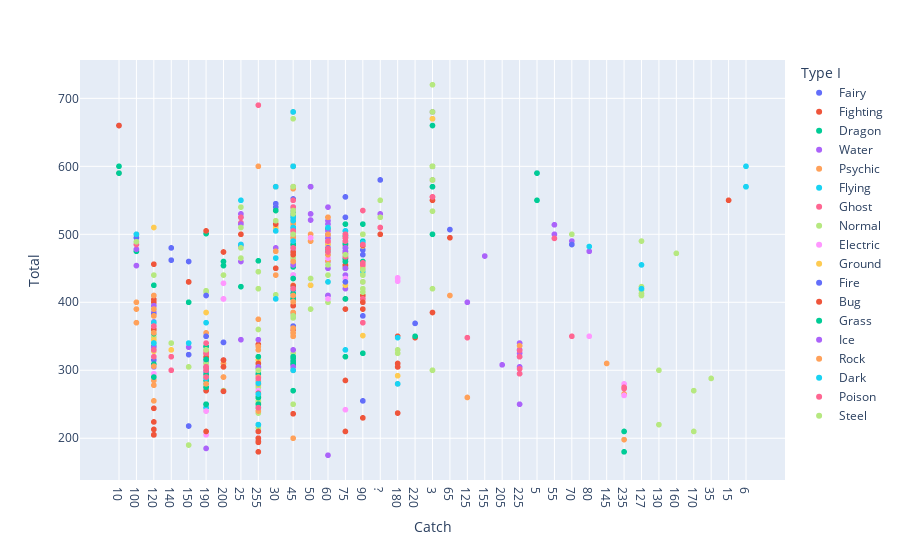

Notebook cell for this chart:
### Code cell
fig = px.scatter(pokemon_sorted, x = 'Catch', y = 'Total',
                 color = 'Type I')
fig.show()

### Figure 1 — Plotly figure (JSON) as saved in the notebook; plotly's stock layout.template omitted (floating-point values rounded to 4 significant figures; data arrays with more than 128 entries replaced by an {"elided": "..."} marker saying what was removed)
{"data": [{"hovertemplate": "Type I=Fairy<br>Catch=%{x}<br>Total=%{y}<extra></extra>", "legendgroup": "Fairy", "marker": {"color": "#636efa", "symbol": "circle"}, "mode": "markers", "name": "Fairy", "showlegend": true, "type": "scattergl", "x": ["10", "100", "120", "140", "140", "150", "150", "190", "190", "190", "190", "200", "200", "200", "25", "255", "30", "45", "45", "45", "45", "50", "60", "75", "75", "90", "90", "?"], "xaxis": "x", "y": [660, 495, 371, 480, 462, 218, 323, 300, 297, 245, 312, 341, 341, 270, 483, 303, 545, 552, 506, 525, 680, 570, 485, 405, 450, 477, 380, 580], "yaxis": "y"}, {"hovertemplate": "Type I=Fighting<br>Catch=%{x}<br>Total=%{y}<extra></extra>", "legendgroup": "Fighting", "marker": {"color": "#EF553B", "symbol": "circle"}, "mode": "markers", "name": "Fighting", "showlegend": true, "type": "scattergl", "x": ["10", "10", "100", "180", "180", "180", "180", "180", "180", "190", "200", "220", "255", "3", "3", "3", "3", "45", "45", "45", "45", "45", "45", "45", "45", "45", "45", "45", "45", "45", "45", "50", "60", "65", "75", "75", "75", "90", "90", "90"], "xaxis": "x", "y": [660, 590, 500, 305, 280, 310, 305, 350, 237, 305, 474, 348, 338, 600, 550, 385, 670, 510, 470, 507, 480, 535, 490, 455, 455, 455, 465, 465, 505, 525, 505, 570, 478, 495, 455, 210, 285, 410, 405, 405], "yaxis": "y"}, {"hovertemplate": "Type I=Dragon<br>Catch=%{x}<br>Total=%{y}<extra></extra>", "legendgroup": "Dragon", "marker": {"color": "#00cc96", "symbol": "circle"}, "mode": "markers", "name": "Dragon", "showlegend": true, "type": "scattergl", "x": ["10", "10", "100", "190", "25", "3", "3", "3", "3", "3", "3", "3", "45", "45", "45", "45", "45", "45", "45", "45", "45", "45", "45", "45", "45", "45", "45", "45", "45", "45", "45", "45", "45", "45", "45", "45", "60", "75"], "xaxis": "x", "y": [600, 590, 475, 501, 423, 580, 600, 600, 600, 680, 660, 680, 485, 270, 410, 320, 600, 600, 452, 300, 570, 600, 420, 300, 540, 600, 410, 300, 680, 600, 420, 490, 300, 300, 420, 600, 410, 320], "yaxis": "y"}, {"hovertemplate": "Type I=Water<br>Catch=%{x}<br>Total=%{y}<extra></extra>", "legendgroup": "Water", "marker": {"color": "#ab63fa", "symbol": "circle"}, "mode": "markers", "name": "Water", "showlegend": true, "type": "scattergl", "x": {"elided": "134 str values"}, "xaxis": "x", "y": {"elided": "134 int values"}, "yaxis": "y"}, {"hovertemplate": "Type I=Psychic<br>Catch=%{x}<br>Total=%{y}<extra></extra>", "legendgroup": "Psychic", "marker": {"color": "#FFA15A", "symbol": "circle"}, "mode": "markers", "name": "Psychic", "showlegend": true, "type": "scattergl", "x": ["100", "100", "100", "120", "120", "120", "120", "125", "145", "190", "190", "190", "190", "190", "200", "200", "200", "225", "235", "235", "255", "255", "255", "3", "3", "3", "3", "3", "3", "3", "3", "3", "3", "30", "45", "45", "45", "45", "45", "45", "45", "45", "45", "45", "45", "45", "45", "45", "45", "50", "50", "50", "60", "60", "75", "75", "75", "75", "90"], "xaxis": "x", "y": [370, 400, 390, 285, 255, 278, 370, 260, 310, 355, 320, 292, 328, 323, 290, 290, 310, 336, 198, 265, 330, 335, 600, 680, 680, 580, 580, 580, 570, 600, 600, 600, 580, 475, 510, 680, 680, 400, 200, 405, 525, 518, 455, 600, 490, 460, 518, 600, 425, 490, 490, 500, 461, 470, 487, 483, 470, 466, 485], "yaxis": "y"}, {"hovertemplate": "Type I=Flying<br>Catch=%{x}<br>Total=%{y}<extra></extra>", "legendgroup": "Flying", "marker": {"color": "#19d3f3", "symbol": "circle"}, "mode": "markers", "name": "Flying", "showlegend": true, "type": "scattergl", "x": ["100", "120", "180", "190", "25", "255", "3", "45", "45", "45", "90"], "xaxis": "x", "y": [500, 365, 280, 245, 485, 245, 580, 475, 495, 535, 490], "yaxis": "y"}, {"hovertemplate": "Type I=Ghost<br>Catch=%{x}<br>Total=%{y}<extra></extra>", "legendgroup": "Ghost", "marker": {"color": "#FF6692", "symbol": "circle"}, "mode": "markers", "name": "Ghost", "showlegend": true, "type": "scattergl", "x": ["100", "120", "120", "125", "140", "190", "190", "190", "190", "225", "25", "3", "3", "30", "30", "45", "45", "45", "45", "45", "45", "45", "45", "45", "60", "60", "60", "60", "90", "90", "90", "90"], "xaxis": "x", "y": [485, 290, 308, 348, 320, 275, 295, 303, 310, 295, 517, 680, 580, 570, 510, 550, 300, 476, 435, 495, 455, 500, 520, 525, 498, 488, 508, 480, 370, 455, 483, 405], "yaxis": "y"}, {"hovertemplate": "Type I=Normal<br>Catch=%{x}<br>Total=%{y}<extra></extra>", "legendgroup": "Normal", "marker": {"color": "#B6E880", "symbol": "circle"}, "mode": "markers", "name": "Normal", "showlegend": true, "type": "scattergl", "x": ["100", "120", "120", "120", "120", "120", "120", "120", "120", "127", "127", "127", "127", "127", "130", "140", "150", "150", "160", "170", "170", "190", "190", "190", "190", "190", "190", "190", "190", "200", "200", "25", "255", "255", "255", "255", "255", "255", "255", "255", "255", "255", "255", "255", "255", "255", "255", "255", "255", "255", "255", "255", "255", "255", "255", "255", "255", "255", "3", "3", "3", "3", "3", "30", "30", "30", "30", "30", "35", "45", "45", "45", "45", "45", "45", "45", "45", "45", "45", "45", "45", "45", "45", "45", "45", "45", "45", "45", "45", "45", "45", "45", "45", "45", "45", "45", "50", "50", "60", "60", "60", "60", "60", "60", "70", "70", "75", "75", "75", "90", "90", "90", "90", "90", "90", "90", "?", "?"], "xaxis": "x", "y": [489, 355, 358, 349, 440, 360, 370, 340, 330, 490, 423, 418, 413, 410, 220, 340, 305, 190, 472, 210, 270, 415, 240, 310, 350, 310, 417, 350, 335, 270, 440, 540, 360, 275, 264, 265, 253, 310, 250, 278, 445, 237, 245, 275, 215, 262, 300, 270, 254, 251, 253, 262, 290, 420, 240, 260, 280, 255, 670, 720, 600, 534, 570, 535, 540, 515, 411, 450, 288, 490, 520, 520, 485, 480, 490, 485, 482, 360, 515, 455, 670, 465, 250, 490, 420, 490, 385, 490, 470, 377, 479, 395, 488, 490, 500, 325, 390, 435, 480, 470, 400, 455, 510, 500, 500, 485, 470, 475, 452, 442, 460, 420, 458, 440, 452, 415, 550, 525], "yaxis": "y"}, {"hovertemplate": "Type I=Electric<br>Catch=%{x}<br>Total=%{y}<extra></extra>", "legendgroup": "Electric", "marker": {"color": "#FF97FF", "symbol": "circle"}, "mode": "markers", "name": "Electric", "showlegend": true, "type": "scattergl", "x": ["120", "120", "120", "180", "180", "180", "190", "190", "190", "190", "190", "190", "190", "190", "190", "200", "200", "200", "200", "235", "235", "255", "3", "3", "3", "3", "3", "3", "3", "30", "30", "30", "30", "45", "45", "45", "45", "45", "45", "45", "45", "45", "45", "45", "45", "45", "45", "50", "60", "60", "60", "75", "75", "75", "75", "75", "80"], "xaxis": "x", "y": [365, 363, 295, 436, 431, 435, 275, 320, 289, 325, 240, 295, 330, 205, 272, 405, 405, 428, 405, 280, 263, 270, 580, 580, 600, 570, 580, 670, 580, 540, 570, 535, 515, 505, 505, 502, 490, 490, 476, 570, 523, 510, 475, 360, 440, 490, 525, 495, 465, 490, 405, 485, 497, 435, 242, 481, 350], "yaxis": "y"}, {"hovertemplate": "Type I=Ground<br>Catch=%{x}<br>Total=%{y}<extra></extra>", "legendgroup": "Ground", "marker": {"color": "#FECB52", "symbol": "circle"}, "mode": "markers", "name": "Ground", "showlegend": true, "type": "scattergl", "x": ["120", "120", "120", "120", "120", "140", "180", "190", "190", "190", "255", "255", "255", "255", "255", "3", "3", "30", "30", "30", "30", "45", "45", "50", "60", "60", "60", "60", "60", "60", "75", "75", "90", "90", "90", "90", "90"], "xaxis": "x", "y": [328, 345, 340, 330, 510, 330, 292, 385, 303, 320, 290, 300, 315, 300, 265, 670, 600, 510, 570, 570, 535, 520, 519, 425, 508, 485, 525, 430, 500, 500, 471, 425, 483, 500, 450, 351, 483], "yaxis": "y"}, {"hovertemplate": "Type I=Fire<br>Catch=%{x}<br>Total=%{y}<extra></extra>", "legendgroup": "Fire", "marker": {"color": "#636efa", "symbol": "circle"}, "mode": "markers", "name": "Fire", "showlegend": true, "type": "scattergl", "x": ["120", "120", "150", "190", "190", "190", "190", "190", "190", "220", "25", "25", "255", "3", "3", "3", "3", "3", "30", "30", "30", "45", "45", "45", "45", "45", "45", "45", "45", "45", "45", "45", "45", "45", "45", "45", "45", "45", "45", "45", "45", "45", "45", "45", "45", "45", "45", "45", "45", "45", "45", "45", "60", "60", "65", "70", "75", "75", "75", "75", "75", "90", "90", "90"], "xaxis": "x", "y": [382, 315, 460, 316, 305, 250, 299, 410, 350, 369, 525, 525, 305, 580, 600, 600, 680, 580, 570, 570, 540, 307, 409, 499, 534, 521, 411, 313, 530, 420, 310, 530, 420, 320, 534, 405, 309, 405, 534, 310, 405, 530, 309, 365, 309, 405, 534, 308, 495, 528, 418, 525, 500, 480, 507, 485, 505, 555, 498, 430, 525, 470, 255, 484], "yaxis": "y"}, {"hovertemplate": "Type I=Bug<br>Catch=%{x}<br>Total=%{y}<extra></extra>", "legendgroup": "Bug", "marker": {"color": "#EF553B", "symbol": "circle"}, "mode": "markers", "name": "Bug", "showlegend": true, "type": "scattergl", "x": ["120", "120", "120", "120", "120", "120", "120", "120", "120", "120", "120", "120", "120", "15", "150", "150", "190", "190", "190", "190", "190", "190", "190", "190", "190", "200", "200", "200", "25", "255", "255", "255", "255", "255", "255", "255", "255", "255", "255", "255", "255", "255", "3", "30", "30", "30", "45", "45", "45", "45", "45", "45", "45", "45", "45", "45", "45", "45", "45", "45", "45", "45", "45", "45", "45", "45", "45", "45", "75", "75", "75", "75", "75", "75", "75", "75", "75", "75", "90", "90", "90", "90", "?"], "xaxis": "x", "y": [224, 404, 213, 244, 205, 205, 205, 205, 380, 456, 400, 335, 360, 550, 430, 430, 290, 285, 305, 505, 325, 304, 319, 210, 270, 269, 305, 315, 500, 310, 200, 194, 300, 260, 265, 250, 210, 195, 195, 180, 266, 195, 600, 515, 450, 570, 411, 360, 570, 505, 470, 500, 570, 530, 384, 500, 474, 424, 424, 395, 385, 485, 500, 395, 395, 500, 500, 236, 405, 450, 495, 485, 472, 495, 465, 390, 464, 454, 230, 484, 400, 390, 500], "yaxis": "y"}, {"hovertemplate": "Type I=Grass<br>Catch=%{x}<br>Total=%{y}<extra></extra>", "legendgroup": "Grass", "marker": {"color": "#00cc96", "symbol": "circle"}, "mode": "markers", "name": "Grass", "showlegend": true, "type": "scattergl", "x": ["120", "120", "120", "120", "120", "120", "120", "120", "120", "120", "150", "190", "190", "190", "190", "190", "190", "190", "190", "190", "190", "190", "190", "200", "200", "220", "235", "235", "255", "255", "255", "255", "255", "255", "255", "255", "255", "255", "3", "3", "3", "3", "30", "45", "45", "45", "45", "45", "45", "45", "45", "45", "45", "45", "45", "45", "45", "45", "45", "45", "45", "45", "45", "45", "45", "45", "45", "45", "45", "45", "45", "45", "45", "45", "45", "45", "45", "45", "45", "45", "45", "45", "45", "45", "45", "45", "45", "5", "5", "50", "60", "60", "60", "60", "75", "75", "75", "75", "75", "75", "75", "75", "75", "75", "90", "90", "90", "90"], "xaxis": "x", "y": [340, 395, 425, 309, 335, 354, 390, 290, 340, 308, 400, 280, 335, 285, 250, 280, 316, 250, 275, 294, 335, 304, 275, 460, 454, 350, 210, 180, 280, 250, 260, 260, 300, 305, 320, 461, 295, 220, 500, 600, 570, 580, 535, 530, 405, 313, 485, 485, 310, 485, 480, 510, 530, 410, 530, 420, 320, 510, 530, 420, 310, 570, 531, 318, 525, 405, 318, 490, 460, 480, 530, 310, 405, 525, 405, 530, 435, 405, 525, 490, 490, 600, 525, 318, 308, 413, 528, 590, 550, 570, 474, 494, 475, 508, 480, 480, 464, 486, 498, 405, 480, 450, 515, 460, 489, 515, 325, 460], "yaxis": "y"}, {"hovertemplate": "Type I=Ice<br>Catch=%{x}<br>Total=%{y}<extra></extra>", "legendgroup": "Ice", "marker": {"color": "#ab63fa", "symbol": "circle"}, "mode": "markers", "name": "Ice", "showlegend": true, "type": "scattergl", "x": ["120", "120", "120", "120", "150", "190", "190", "190", "225", "25", "255", "255", "3", "3", "3", "45", "45", "45", "45", "45", "45", "45", "50", "50", "50", "55", "60", "60", "60", "75", "75", "75", "75"], "xaxis": "x", "y": [395, 334, 305, 410, 334, 185, 300, 304, 250, 515, 290, 305, 580, 580, 580, 520, 330, 530, 305, 535, 525, 455, 530, 521, 570, 514, 470, 494, 505, 475, 450, 480, 480], "yaxis": "y"}, {"hovertemplate": "Type I=Rock<br>Catch=%{x}<br>Total=%{y}<extra></extra>", "legendgroup": "Rock", "marker": {"color": "#FFA15A", "symbol": "circle"}, "mode": "markers", "name": "Rock", "showlegend": true, "type": "scattergl", "x": ["120", "120", "120", "120", "120", "120", "190", "255", "255", "255", "255", "255", "255", "3", "3", "3", "30", "30", "30", "45", "45", "45", "45", "45", "45", "45", "45", "45", "45", "45", "45", "45", "45", "45", "45", "45", "45", "45", "45", "45", "45", "45", "45", "45", "45", "45", "45", "45", "45", "45", "60", "60", "60", "65", "90"], "xaxis": "x", "y": [355, 390, 390, 380, 306, 410, 280, 290, 280, 240, 300, 283, 375, 600, 580, 580, 570, 440, 570, 510, 500, 521, 362, 521, 362, 500, 570, 350, 495, 350, 495, 460, 460, 300, 410, 495, 600, 355, 495, 355, 385, 567, 401, 495, 355, 495, 355, 495, 515, 515, 470, 525, 500, 410, 487], "yaxis": "y"}, {"hovertemplate": "Type I=Dark<br>Catch=%{x}<br>Total=%{y}<extra></extra>", "legendgroup": "Dark", "marker": {"color": "#19d3f3", "symbol": "circle"}, "mode": "markers", "name": "Dark", "showlegend": true, "type": "scattergl", "x": ["120", "120", "120", "127", "127", "150", "180", "190", "190", "25", "255", "255", "255", "255", "3", "30", "30", "30", "30", "45", "45", "45", "45", "45", "45", "45", "45", "45", "45", "45", "45", "6", "6", "6", "6", "60", "60", "75", "75", "80", "90", "90"], "xaxis": "x", "y": [340, 370, 330, 455, 420, 340, 348, 288, 370, 550, 281, 265, 245, 220, 600, 570, 465, 505, 405, 490, 300, 420, 600, 520, 510, 680, 500, 525, 380, 510, 510, 600, 570, 570, 570, 510, 430, 505, 330, 482, 446, 488], "yaxis": "y"}, {"hovertemplate": "Type I=Poison<br>Catch=%{x}<br>Total=%{y}<extra></extra>", "legendgroup": "Poison", "marker": {"color": "#FF6692", "symbol": "circle"}, "mode": "markers", "name": "Poison", "showlegend": true, "type": "scattergl", "x": ["120", "120", "120", "120", "140", "190", "190", "190", "190", "190", "190", "225", "225", "225", "235", "235", "25", "255", "255", "255", "3", "3", "3", "45", "45", "45", "45", "45", "45", "55", "60", "60", "60", "70", "75", "75", "75", "75", "75", "90", "90", "90", "90", "90", "90", "?", "?"], "xaxis": "x", "y": [330, 365, 365, 320, 300, 325, 305, 329, 340, 300, 290, 302, 320, 329, 273, 275, 525, 690, 288, 245, 555, 555, 555, 480, 540, 420, 505, 505, 500, 494, 474, 490, 479, 350, 500, 500, 495, 490, 467, 455, 458, 448, 430, 485, 535, 510, 510], "yaxis": "y"}, {"hovertemplate": "Type I=Steel<br>Catch=%{x}<br>Total=%{y}<extra></extra>", "legendgroup": "Steel", "marker": {"color": "#B6E880", "symbol": "circle"}, "mode": "markers", "name": "Steel", "showlegend": true, "type": "scattergl", "x": ["130", "180", "180", "190", "25", "25", "25", "255", "3", "3", "3", "3", "3", "3", "3", "3", "3", "3", "30", "45", "45", "45", "45", "45", "60", "75", "90", "90", "90", "90", "90"], "xaxis": "x", "y": [300, 330, 325, 330, 480, 465, 510, 300, 680, 600, 600, 580, 420, 300, 600, 580, 300, 600, 520, 500, 535, 570, 530, 380, 440, 470, 430, 448, 500, 440, 500], "yaxis": "y"}], "layout": {"autosize": true, "legend": {"title": {"text": "Type I"}, "tracegroupgap": 0}, "margin": {"t": 60}, "xaxis": {"anchor": "y", "autorange": true, "domain": [0, 1], "range": [-2.184, 38.18], "title": {"text": "Catch"}, "type": "category"}, "yaxis": {"anchor": "x", "autorange": true, "domain": [0, 1], "range": [132.8, 762.2], "title": {"text": "Total"}, "type": "linear"}}}
